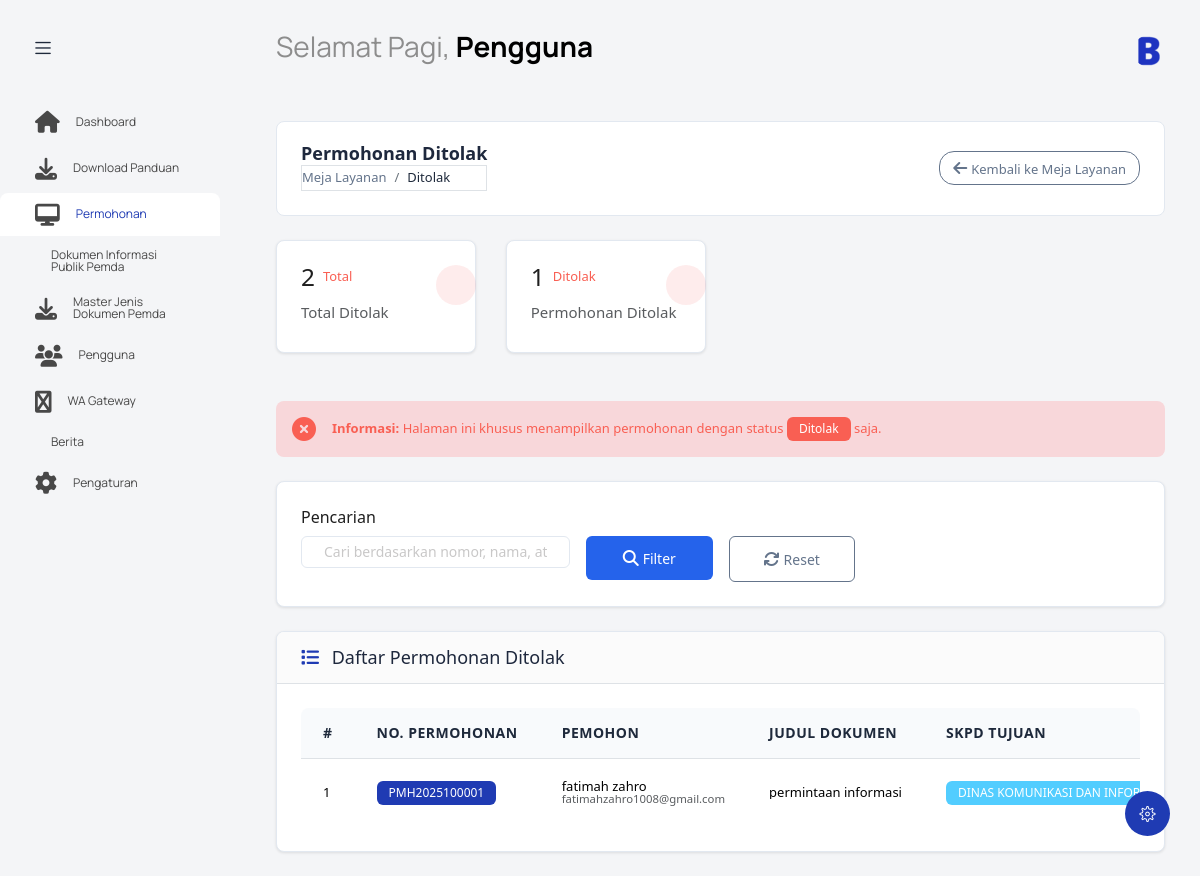
Page /index.php?controller=permohonanadmin&action=ditolakIndex (signed in) on the committed database.
### tables this page shows
CREATE TABLE `permohonan` (
  `id_permohonan` int NOT NULL,
  `id_user` int NOT NULL,
  `no_permohonan` varchar(255) DEFAULT NULL,
  `sisa_jatuh_tempo` int DEFAULT NULL,
  `tujuan_permohonan` text,
  `komponen_tujuan` varchar(255) DEFAULT NULL,
  `judul_dokumen` varchar(255) DEFAULT NULL,
  `kandungan_informasi` text,
  `tujuan_penggunaan_informasi` text,
  `upload_foto_identitas` varchar(255) DEFAULT NULL,
  `upload_data_pedukung` varchar(255) DEFAULT NULL,
  `status` varchar(50) DEFAULT 'Diproses\r\n',
  `sumber_media` varchar(100) DEFAULT NULL,
  `catatan_petugas` text,
  `alasan_penolakan` text,
  `created_at` timestamp NULL DEFAULT CURRENT_TIMESTAMP,
  `updated_at` timestamp NULL DEFAULT CURRENT_TIMESTAMP ON UPDATE CURRENT_TIMESTAMP
);

CREATE TABLE `biodata_pengguna` (
  `id_biodata` int NOT NULL,
  `nama_lengkap` varchar(255) NOT NULL,
  `nik` varchar(16) NOT NULL,
  `alamat` text,
  `provinsi` varchar(100) DEFAULT NULL,
  `city` varchar(100) DEFAULT NULL,
  `jenis_kelamin` enum('Laki-laki','Perempuan') DEFAULT NULL,
  `usia` int DEFAULT NULL,
  `pendidikan` varchar(100) DEFAULT NULL,
  `pekerjaan` varchar(100) DEFAULT NULL,
  `no_kontak` varchar(20) DEFAULT NULL,
  `email` varchar(255) DEFAULT NULL,
  `foto_profile` varchar(255) DEFAULT NULL,
  `status_pengguna` enum('pribadi','lembaga') NOT NULL,
  `nama_lembaga` varchar(255) DEFAULT NULL,
  `upload_ktp` varchar(255) DEFAULT NULL,
  `upload_akta` varchar(255) DEFAULT NULL
);

### controllers/PermohonanAdminController.php (called while the page is built, shortened)
<?php
require_once 'models/PermohonanAdminModel.php';
class PermohonanAdminController
{
    private $permohonanAdminModel;
    public function __construct()
    {
        global $database;
        $db = $database->getConnection();
        $this->permohonanAdminModel = new PermohonanAdminModel($db);
    }
    public function ditolakIndex()
    {
        $page = isset($_GET['page']) ? max(1, intval($_GET['page'])) : 1;
        $limit = 10;
        $offset = ($page - 1) * $limit;
        $search = isset($_GET['search']) ? trim($_GET['search']) : '';
        $permohonan_list = $this->permohonanAdminModel->getAllPermohonan($limit, $offset, 'Ditolak', $search);
        $stats = $this->permohonanAdminModel->getPetugasStats();
        include 'views/permohonan_admin/ditolak/index.php';
    }
}
?>

### models/PermohonanAdminModel.php (called while the page is built, shortened)
<?php
class PermohonanAdminModel
{
    private $conn;
    private $table_permohonan = "permohonan";
    private $table_users = "users";
    private $table_biodata = "biodata_pengguna";
    public function __construct($db)
    {
        $this->conn = $db;
    }
    public function getAllPermohonan($limit = 10, $offset = 0, $status = 'all', $search = '')
    {
        $whereClause = "WHERE 1=1";
        $params = [];
        $this->addStatusFilter($whereClause, $params, $status);
        $this->addSearchFilter($whereClause, $params, $search);
        $query = $this->buildPermohonanQuery($whereClause);
        return $this->executePermohonanQuery($query, $params, $limit, $offset);
    }
    public function getPetugasStats()
    {
        $query = "SELECT
                    COUNT(*) as total,
                    SUM(CASE WHEN status = 'Masuk' THEN 1 ELSE 0 END) as masuk,
                    SUM(CASE WHEN status = 'Diproses' THEN 1 ELSE 0 END) as diproses,
                    SUM(CASE WHEN status = 'Disposisi' THEN 1 ELSE 0 END) as disposisi,
                    SUM(CASE WHEN status = 'Selesai' THEN 1 ELSE 0 END) as selesai,
                    SUM(CASE WHEN status = 'Ditolak' THEN 1 ELSE 0 END) as ditolak
                  FROM {$this->table_permohonan}";
        $stmt = $this->conn->prepare($query);
        $stmt->execute();
        return $stmt->fetch(PDO::FETCH_ASSOC);
    }
    private function buildPermohonanQuery($whereClause)
    {
        return "SELECT p.*, u.username, u.email as user_email,
                       bp.nama_lengkap, bp.nik, bp.alamat, bp.provinsi, bp.city,
                       bp.jenis_kelamin, bp.usia, bp.pendidikan, bp.pekerjaan,
                       bp.no_kontak, bp.email, bp.foto_profile, bp.status_pengguna,
                       bp.nama_lembaga, bp.upload_ktp, bp.upload_akta
                FROM {$this->table_permohonan} p
                JOIN {$this->table_users} u ON p.id_user = u.id_user
                LEFT JOIN {$this->table_biodata} bp ON u.id_biodata = bp.id_biodata
                {$whereClause}
                ORDER BY p.created_at DESC
                LIMIT :limit OFFSET :offset";
    }
    private function executePermohonanQuery($query, $params, $limit, $offset)
    {
        $stmt = $this->conn->prepare($query);
        foreach ($params as $key => $value) {
            $stmt->bindValue($key, $value);
        }
        $stmt->bindValue(':limit', (int)$limit, PDO::PARAM_INT);
        $stmt->bindValue(':offset', (int)$offset, PDO::PARAM_INT);
        $stmt->execute();
        return $stmt->fetchAll(PDO::FETCH_ASSOC);
    }
}
?>

### views/permohonan_admin/ditolak/index.php (the view, shortened to what this page needs)
<?php include('template/header.php'); ?>
<body class="with-welcome-text">
  <div class="container-scroller">
    <?php include 'template/navbar.php'; ?>
    <div class="container-fluid page-body-wrapper">
      <?php include 'template/setting_panel.php'; ?>
      <?php include 'template/sidebar.php'; ?>
      <div class="main-panel">
        <div class="content-wrapper">
          <div class="row">
            <div class="col-12">
              <div class="page-header mb-4">
                <div class="d-flex flex-column flex-md-row justify-content-between align-items-start align-items-md-center">
                  <div class="mb-2 mb-md-0">
                    <h4 class="page-title mb-1 text-dark">Permohonan Ditolak</h4>
                    <nav aria-label="breadcrumb">
                      <ol class="breadcrumb mb-0 fs-6">
                        <li class="breadcrumb-item"><a href="index.php?controller=permohonanadmin&action=index" class="text-decoration-none">Meja Layanan</a></li>
                        <li class="breadcrumb-item active" aria-current="page">Ditolak</li>
                      </ol>
                    </nav>
                  </div>
                  <div class="d-flex gap-2">
                    <a href="index.php?controller=permohonanadmin&action=index" class="btn btn-outline-secondary btn-sm">
                      <i class="fas fa-arrow-left me-1"></i>Kembali ke Meja Layanan
                    </a>
                  </div>
                </div>
              </div>
              <div class="row mb-4">
                <div class="col-xl-3 col-sm-6 grid-margin stretch-card">
                  <div class="card">
                    <div class="card-body">
                      <div class="row">
                        <div class="col-9">
                          <div class="d-flex align-items-center align-self-start">
                            <h3 class="mb-0"><?php echo $stats['total'] ?? 0; ?></h3>
                            <p class="text-danger ms-2 mb-0 font-weight-medium">Total</p>
                          </div>
                        </div>
                        <div class="col-3">
                          <div class="icon icon-box-danger">
                            <span class="mdi mdi-close-circle-outline icon-item"></span>
                          </div>
                        </div>
                      </div>
                      <h6 class="text-muted font-weight-normal">Total Ditolak</h6>
                    </div>
                  </div>
                </div>
                <div class="col-xl-3 col-sm-6 grid-margin stretch-card">
                  <div class="card">
                    <div class="card-body">
                      <div class="row">
                        <div class="col-9">
                          <div class="d-flex align-items-center align-self-start">
                            <h3 class="mb-0"><?php echo $stats['ditolak'] ?? 0; ?></h3>
                            <p class="text-danger ms-2 mb-0 font-weight-medium">Ditolak</p>
                          </div>
                        </div>
                        <div class="col-3">
                          <div class="icon icon-box-danger">
                            <span class="mdi mdi-alert-circle-outline icon-item"></span>
                          </div>
                        </div>
                      </div>
                      <h6 class="text-muted font-weight-normal">Permohonan Ditolak</h6>
                    </div>
                  </div>
                </div>
              </div>
              <div class="alert alert-danger mb-4" role="alert">
                <div class="d-flex align-items-center">
                  <i class="fas fa-times-circle me-3" style="font-size: 1.5rem;"></i>
                  <div>
                    <strong>Informasi:</strong> Halaman ini khusus menampilkan permohonan dengan status <span class="badge bg-danger">Ditolak</span> saja.
                  </div>
                </div>
              </div>
              <div class="card mb-4">
                <div class="card-body">
                  <form method="GET" action="index.php" class="row g-3">
                    <div class="col-md-4">
                      <label class="form-label">Pencarian</label>
                      <input type="text" name="search" class="form-control" placeholder="Cari berdasarkan nomor, nama, atau judul..." value="<?php echo htmlspecialchars($search ?? ''); ?>">
                    </div>
                    <div class="col-md-2">
                      <label class="form-label">&nbsp;</label>
                      <button type="submit" class="btn btn-primary d-block w-100">
                        <i class="fas fa-search me-1"></i>Filter
                      </button>
                    </div>
                    <div class="col-md-2">
                      <label class="form-label">&nbsp;</label>
                      <a href="index.php?controller=permohonanadmin&action=ditolakIndex" class="btn btn-outline-secondary d-block w-100">
                        <i class="fas fa-refresh me-1"></i>Reset
                      </a>
                    </div>
                  </form>
                </div>
              </div>
              <div class="card">
                <div class="card-header bg-light border-bottom">
                  <h5 class="card-title mb-0 text-dark fw-normal">
                    <i class="fas fa-list me-2 text-primary"></i>
                    Daftar Permohonan Ditolak
                  </h5>
                </div>
                <div class="card-body">
                  <?php if (!empty($permohonan_list)): ?>
                    <div class="table-responsive">
                      <table class="table table-hover">
                        <thead class="table-light">
                          <tr>
                            <th scope="col">#</th>
                            <th scope="col">No. Permohonan</th>
                            <th scope="col">Pemohon</th>
                            <th scope="col">Judul Dokumen</th>
                            <th scope="col">SKPD Tujuan</th>
                          </tr>
                        </thead>
                        <tbody>
                          <?php
                          $no = $offset + 1;
                          foreach ($permohonan_list as $permohonan):
                          ?>
                            <tr>
                              <td><?php echo $no++; ?></td>
                              <td>
                                <span class="badge bg-primary"><?php echo htmlspecialchars($permohonan['no_permohonan'] ?? ''); ?></span>
                              </td>
                              <td>
                                <div class="d-flex flex-column">
                                  <span class="fw-medium"><?php echo htmlspecialchars($permohonan['nama_lengkap'] ?? $permohonan['username']); ?></span>
                                  <small class="text-muted"><?php echo htmlspecialchars($permohonan['email'] ?? ''); ?></small>
                                </div>
                              </td>
                              <td>
                                <div class="text-truncate" style="max-width: 200px;" title="<?php echo htmlspecialchars($permohonan['judul_dokumen'] ?? ''); ?>">
                                  <?php echo htmlspecialchars($permohonan['judul_dokumen'] ?? ''); ?>
                                </div>
                              </td>
                              <td>
                                <span class="badge bg-info"><?php echo htmlspecialchars($permohonan['komponen_tujuan'] ?? '-'); ?></span>
                              </td>
                            </tr>
                          <?php endforeach; ?>
                        </tbody>
                      </table>
                    </div>
                  <?php endif; ?>
                </div>
              </div>
            </div>
          </div>
        </div>
      </div>
    </div>
  </div>
</body>
</html>

### views/permohonan_admin/ditolak/index.php (style rules this page uses)
:root { --gov-primary: #2563eb; --gov-secondary: #64748b; --gov-success: #10b981; --gov-danger: #ef4444; --gov-warning: #f59e0b; --gov-light: #f8fafc; --gov-dark: #1e293b; --gov-border: #e2e8f0; }
body { font-family: 'Segoe UI', Tahoma, Geneva, Verdana, sans-serif; color: var(--gov-dark); background-color: #f1f5f9; }
.page-header { background: white; padding: 1.5rem; border-radius: 8px; border: 1px solid var(--gov-border); margin-bottom: 1.5rem; }
.page-title { color: var(--gov-dark); font-weight: 600; margin: 0; }
.breadcrumb { background: none; padding: 0; margin: 0; }
.breadcrumb-item a { color: var(--gov-secondary); text-decoration: none; }
.breadcrumb-item.active { color: var(--gov-dark); }
.card { border: 1px solid var(--gov-border); border-radius: 8px; background: white; box-shadow: 0 1px 3px 0 rgba(0, 0, 0, 0.1); }
.card-header { background-color: #f8fafc; border-bottom: 1px solid var(--gov-border); padding: 1rem 1.5rem; }
.card-title { font-size: 1.1rem; font-weight: 500; margin: 0; }
.table-responsive { border-radius: 8px; }
.table th { background-color: var(--gov-light); border-color: var(--gov-border); color: var(--gov-dark); font-weight: 600; text-transform: uppercase; font-size: 0.875rem; letter-spacing: 0.5px; }
.table td { border-color: var(--gov-border); vertical-align: middle; }
.badge { font-size: 0.75rem; padding: 0.375rem 0.75rem; font-weight: 500; border-radius: 6px; }
.btn { font-weight: 500; border-radius: 6px; transition: all 0.2s ease; border: none; }
.btn-primary { background-color: var(--gov-primary); color: white; }
.btn-outline-secondary { border: 1.5px solid var(--gov-secondary); color: var(--gov-secondary); background-color: white; }
.icon { width: 40px; height: 40px; border-radius: 50%; display: flex; align-items: center; justify-content: center; }
.icon-box-danger { background-color: rgba(239, 68, 68, 0.1); color: var(--gov-danger); }
.form-control, .form-select { border: 1.5px solid var(--gov-border); border-radius: 6px; background-color: white; color: var(--gov-dark); }
.alert { border-radius: 8px; border: none; }

### rows in the picture
permohonan: no_permohonan "PMH2025100001", biodata_pengguna.nama_lengkap "fatimah zahro", biodata_pengguna.email "fatimahzahro1008@gmail.com", judul_dokumen "permintaan informasi", komponen_tujuan "DINAS KOMUNIKASI DAN…"

### other values in the picture
$greeting "Selamat Pagi"
$nama "Pengguna"
$stats['total'] "2"
$stats['ditolak'] "1"
